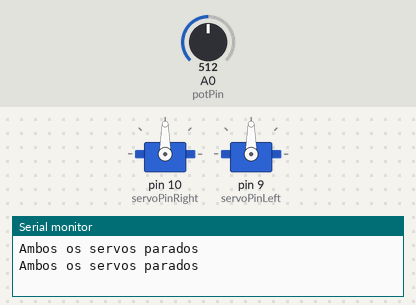
Simulated run of this sketch. Board: Arduino Uno, built with avr-gcc and run on an emulated ATmega328P. Shown: 2 × servo, the last lines printed to the serial monitor. The test bench sets the inputs (shaded band); at power-on: A0 (potPin) = 512.

Above: at 1.8 s.
1.9 s: A0 (potPin) set to 542
3.4 s: A0 (potPin) set to 561
At 5.1 s:
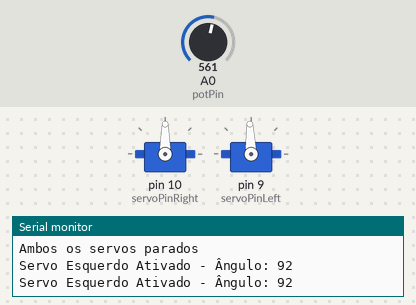
6.5 s: A0 (potPin) set to 306
At 7.5 s:
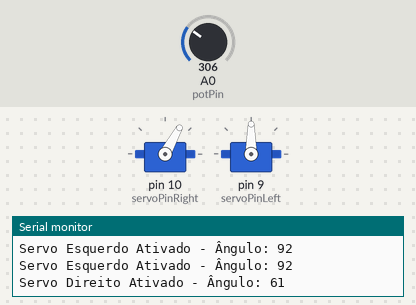
8.5 s: A0 (potPin) set to 122
At 10.2 s:
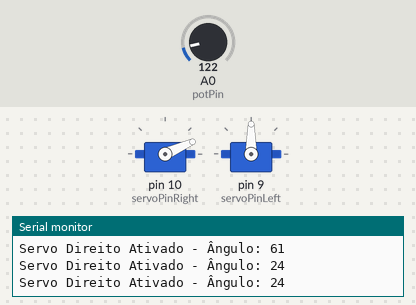
10.5 s: A0 (potPin) set to 0
At 11.8 s:
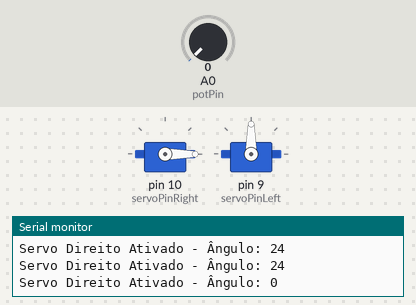
12.5 s: A0 (potPin) set to 432
At 13.4 s:
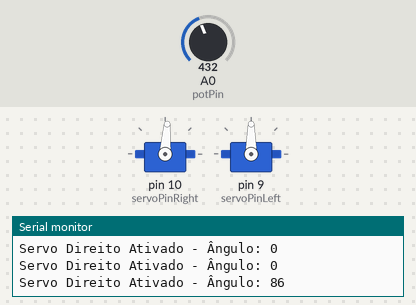
14.5 s: A0 (potPin) set to 464
At 16.1 s:
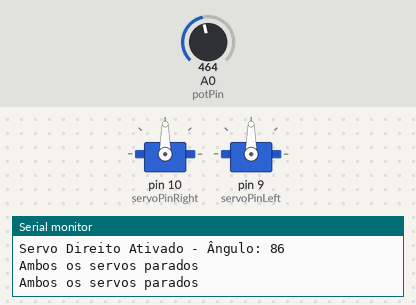
Timing chart, 0 to 17.5 s (numbered marks = the images above; inputs shaded):
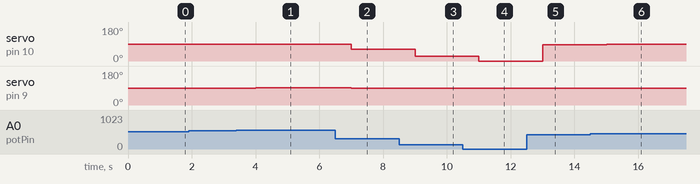

The sketch:

DualServoControlWithPotentiometer.ino
```cpp
#include <Servo.h>

// Definição dos pinos
const int potPin = A0;       // Pino do potenciômetro
const int servoPinRight = 10; // Pino de controle do servo para a direita
const int servoPinLeft = 9; // Pino de controle do servo para a esquerda

Servo servoRight;  // Servo que gira para a direita
Servo servoLeft;   // Servo que gira para a esquerda

void setup() {
  // Iniciar os dois servos
  servoRight.attach(servoPinRight);
  servoLeft.attach(servoPinLeft);

  // Inicializa comunicação serial para depuração
  Serial.begin(9600);
}

void loop() {
  // Leitura do valor do potenciômetro (0 a 1023)
  int potValue = analogRead(potPin);

  // Verifica se o potenciômetro está acima ou abaixo do centro
  if (potValue > 550) {
    // Mapeia o valor do potenciômetro para o ângulo do servo da direita (90 a 180)
    int angleLeft = map(potValue, 550, 1023, 90, 180);
    servoLeft.write(angleLeft);  // Gira o servo da direita
    servoRight.write(90);           // Mantenha o servo esquerdo parado
    Serial.println("Servo Esquerdo Ativado - Ângulo: " + String(angleLeft));
  }
  else if (potValue < 450) {
    // Mapeia o valor do potenciômetro para o ângulo do servo da esquerda (90 a 0)
    int angleRight = map(potValue, 0, 450, 0, 90);
    servoRight.write(angleRight);    // Gira o servo da esquerda
    servoLeft.write(90);          // Mantenha o servo direito parado
    Serial.println("Servo Direito Ativado - Ângulo: " + String(angleRight));
  }
  else {
    // Mantém ambos os servos parados no centro se o potenciômetro estiver no meio
    servoRight.write(90);
    servoLeft.write(90);
    Serial.println("Ambos os servos parados");
  }

  // Pausa para evitar logs excessivos
  delay(1000);
}
```

Measured:
- after the input at 3.4 s, servo on pin 9 (servoPinLeft): 90° → 92° after 0.60 s
- after the input at 6.5 s, servo on pin 10 (servoPinRight): 90° → 61° after 0.50 s; servo on pin 9 (servoPinLeft): 92° → 90° after 0.50 s
- after the input at 8.5 s, servo on pin 10 (servoPinRight): 61° → 24° after 0.51 s
- after the input at 10.5 s, servo on pin 10 (servoPinRight): 24° → 0° after 0.51 s
- after the input at 12.5 s, servo on pin 10 (servoPinRight): 0° → 86° after 0.51 s
- after the input at 14.5 s, servo on pin 10 (servoPinRight): 86° → 90° after 0.51 s
